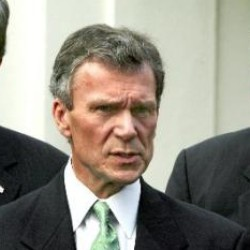
#> input picture image/0/0.jpg, 250 x 250 px; its folder holds only this picture in this run
$ jupyter execute preprocessing.ipynb   (shell and % lines are left out)
#> lines starting #> are read from the running program, lines starting #| are printed output that depends on the picture
[cell 1]
import cv2
import os

[cell 2]
numOfpeople = 21
numOfImages = 19

basepath = 'image/'

for subFolderName in os.listdir(basepath):
    folderPath = subFolderName + '/'
    folderPath = os.path.join(basepath, folderPath)

    for imgName in os.listdir(folderPath):
        imgPath = os.path.join(folderPath, imgName)

        if os.path.isfile(imgPath):
            image = cv2.imread(imgPath)
#> image is the input picture: shape (250, 250, 3); mean B, G, R 132.2, 143.1, 147.5
            gray = cv2.cvtColor(image, cv2.COLOR_BGR2GRAY)
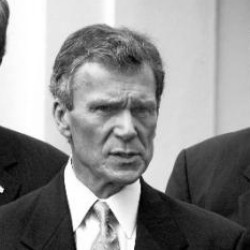
#> gray: shape (250, 250); min 0, max 255, mean 143.2
            # gray.shape (250,250)
            inputFile = 'input/'+ subFolderName + '.' + imgName
            inputFile = inputFile.replace('.jpg', '.txt')

            with open(inputFile, 'w') as fp:
                for r in gray:
                    for c in r:
                        fp.write("%s " % int(c))

                    fp.write('\b\n')
#> pass 2 of the loop `for subFolderName in os.listdir(basepath):`:
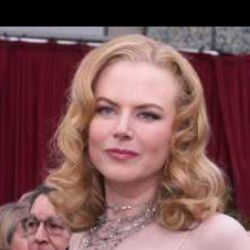
#> input picture image/10/0.jpg, 250 x 250 px
#> image is the input picture: shape (250, 250, 3); mean B, G, R 84.5, 84.4, 124.9
#> `gray = cv2.cvtColor(image, cv2.COLOR_BGR2GRAY)`:
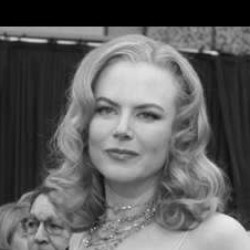
#> gray: shape (250, 250); min 0, max 247, mean 96.5
